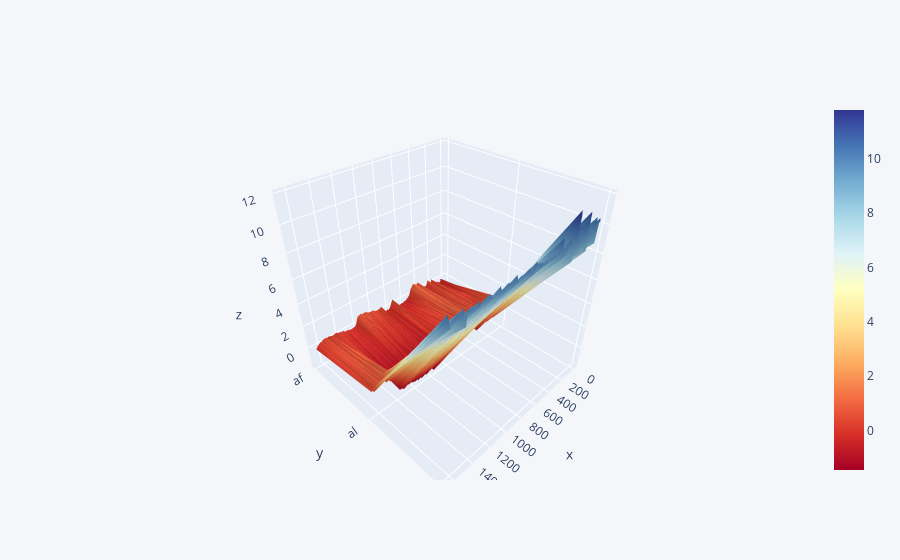

Notebook source saved alongside this figure:
### Code cell
d[['af','al','au']].iplot(kind='surface',colorscale='rdylbu')

### Figure 1 — Plotly figure (JSON) as saved in the notebook; plotly's stock layout.template omitted (floating-point values rounded to 4 significant figures; data arrays with more than 128 entries replaced by an {"elided": "..."} marker saying what was removed)
{"data": [{"colorscale": [[0, "rgb(165,0,38)"], [0.1, "rgb(215,48,39)"], [0.2, "rgb(244,109,67)"], [0.3, "rgb(253,174,97)"], [0.4, "rgb(254,224,144)"], [0.5, "rgb(255,255,191)"], [0.6, "rgb(224,243,248)"], [0.7, "rgb(171,217,233)"], [0.8, "rgb(116,173,209)"], [0.9, "rgb(69,117,180)"], [1, "rgb(49,54,149)"]], "type": "surface", "x": {"elided": "1648 int values"}, "y": ["af", "al", "au"], "z": {"elided": "3x1648 float values"}}], "layout": {"legend": {"bgcolor": "#F5F6F9", "font": {"color": "#4D5663"}}, "paper_bgcolor": "#F5F6F9", "plot_bgcolor": "#F5F6F9", "title": {"font": {"color": "#4D5663"}}, "xaxis": {"gridcolor": "#E1E5ED", "showgrid": true, "tickfont": {"color": "#4D5663"}, "title": {"font": {"color": "#4D5663"}, "text": ""}, "zerolinecolor": "#E1E5ED"}, "yaxis": {"gridcolor": "#E1E5ED", "showgrid": true, "tickfont": {"color": "#4D5663"}, "title": {"font": {"color": "#4D5663"}, "text": ""}, "zerolinecolor": "#E1E5ED"}}}
